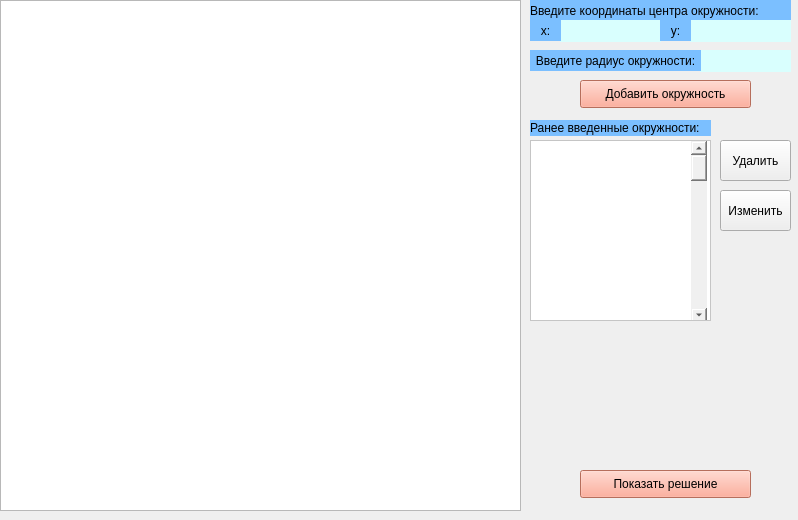
<?xml version="1.0" encoding="UTF-8"?>
<ui version="4.0">
 <class>MainWindow</class>
 <widget class="QMainWindow" name="MainWindow">
  <property name="enabled">
   <bool>true</bool>
  </property>
  <property name="geometry">
   <rect>
    <x>0</x>
    <y>0</y>
    <width>798</width>
    <height>520</height>
   </rect>
  </property>
  <property name="windowTitle">
   <string>Геометрические преобразования</string>
  </property>
  <widget class="QWidget" name="centralwidget">
   <widget class="QLabel" name="label">
    <property name="geometry">
     <rect>
      <x>530</x>
      <y>0</y>
      <width>261</width>
      <height>21</height>
     </rect>
    </property>
    <property name="layoutDirection">
     <enum>Qt::LeftToRight</enum>
    </property>
    <property name="styleSheet">
     <string notr="true">background-color: rgb(123, 191, 255);</string>
    </property>
    <property name="text">
     <string>Введите координаты центра окружности:</string>
    </property>
    <property name="scaledContents">
     <bool>false</bool>
    </property>
    <property name="wordWrap">
     <bool>false</bool>
    </property>
   </widget>
   <widget class="QPushButton" name="pushButton">
    <property name="geometry">
     <rect>
      <x>580</x>
      <y>80</y>
      <width>171</width>
      <height>28</height>
     </rect>
    </property>
    <property name="layoutDirection">
     <enum>Qt::LeftToRight</enum>
    </property>
    <property name="styleSheet">
     <string notr="true">background-color: rgb(255, 154, 129);</string>
    </property>
    <property name="text">
     <string>Добавить окружность</string>
    </property>
   </widget>
   <widget class="QScrollArea" name="scrollArea">
    <property name="geometry">
     <rect>
      <x>530</x>
      <y>140</y>
      <width>181</width>
      <height>181</height>
     </rect>
    </property>
    <property name="layoutDirection">
     <enum>Qt::LeftToRight</enum>
    </property>
    <property name="styleSheet">
     <string notr="true">background-color: rgb(255, 255, 255);</string>
    </property>
    <property name="widgetResizable">
     <bool>true</bool>
    </property>
    <widget class="QWidget" name="scrollAreaWidgetContents">
     <property name="geometry">
      <rect>
       <x>0</x>
       <y>0</y>
       <width>179</width>
       <height>179</height>
      </rect>
     </property>
     <property name="mouseTracking">
      <bool>true</bool>
     </property>
     <widget class="QLabel" name="label_4">
      <property name="geometry">
       <rect>
        <x>0</x>
        <y>0</y>
        <width>181</width>
        <height>611</height>
       </rect>
      </property>
      <property name="layoutDirection">
       <enum>Qt::LeftToRight</enum>
      </property>
      <property name="text">
       <string>TextLabel</string>
      </property>
     </widget>
     <widget class="QScrollBar" name="verticalScrollBar">
      <property name="geometry">
       <rect>
        <x>160</x>
        <y>0</y>
        <width>16</width>
        <height>181</height>
       </rect>
      </property>
      <property name="layoutDirection">
       <enum>Qt::LeftToRight</enum>
      </property>
      <property name="styleSheet">
       <string notr="true">background-color: rgb(240, 240, 240);</string>
      </property>
      <property name="orientation">
       <enum>Qt::Vertical</enum>
      </property>
     </widget>
    </widget>
   </widget>
   <widget class="QLabel" name="label_5">
    <property name="geometry">
     <rect>
      <x>530</x>
      <y>120</y>
      <width>181</width>
      <height>16</height>
     </rect>
    </property>
    <property name="layoutDirection">
     <enum>Qt::LeftToRight</enum>
    </property>
    <property name="styleSheet">
     <string notr="true">background-color: rgb(123, 191, 255);</string>
    </property>
    <property name="text">
     <string>Ранее введенные окружности:</string>
    </property>
   </widget>
   <widget class="QListWidget" name="listWidget">
    <property name="geometry">
     <rect>
      <x>0</x>
      <y>0</y>
      <width>521</width>
      <height>511</height>
     </rect>
    </property>
   </widget>
   <widget class="QLineEdit" name="lineEdit">
    <property name="geometry">
     <rect>
      <x>560</x>
      <y>20</y>
      <width>101</width>
      <height>22</height>
     </rect>
    </property>
    <property name="focusPolicy">
     <enum>Qt::StrongFocus</enum>
    </property>
    <property name="layoutDirection">
     <enum>Qt::LeftToRight</enum>
    </property>
    <property name="styleSheet">
     <string notr="true">background-color: rgb(217, 255, 254);</string>
    </property>
    <property name="frame">
     <bool>false</bool>
    </property>
    <property name="alignment">
     <set>Qt::AlignCenter</set>
    </property>
   </widget>
   <widget class="QLineEdit" name="lineEdit_2">
    <property name="geometry">
     <rect>
      <x>690</x>
      <y>20</y>
      <width>101</width>
      <height>22</height>
     </rect>
    </property>
    <property name="layoutDirection">
     <enum>Qt::LeftToRight</enum>
    </property>
    <property name="styleSheet">
     <string notr="true">background-color: rgb(217, 255, 254);</string>
    </property>
    <property name="frame">
     <bool>false</bool>
    </property>
    <property name="alignment">
     <set>Qt::AlignCenter</set>
    </property>
   </widget>
   <widget class="QLabel" name="label_2">
    <property name="geometry">
     <rect>
      <x>530</x>
      <y>20</y>
      <width>31</width>
      <height>21</height>
     </rect>
    </property>
    <property name="layoutDirection">
     <enum>Qt::LeftToRight</enum>
    </property>
    <property name="styleSheet">
     <string notr="true">background-color: rgb(123, 191, 255);</string>
    </property>
    <property name="text">
     <string>x:</string>
    </property>
    <property name="alignment">
     <set>Qt::AlignCenter</set>
    </property>
   </widget>
   <widget class="QLabel" name="label_3">
    <property name="geometry">
     <rect>
      <x>660</x>
      <y>20</y>
      <width>31</width>
      <height>21</height>
     </rect>
    </property>
    <property name="layoutDirection">
     <enum>Qt::LeftToRight</enum>
    </property>
    <property name="styleSheet">
     <string notr="true">background-color: rgb(123, 191, 255);</string>
    </property>
    <property name="text">
     <string>y:</string>
    </property>
    <property name="alignment">
     <set>Qt::AlignCenter</set>
    </property>
   </widget>
   <widget class="QLineEdit" name="lineEdit_3">
    <property name="geometry">
     <rect>
      <x>700</x>
      <y>50</y>
      <width>91</width>
      <height>22</height>
     </rect>
    </property>
    <property name="layoutDirection">
     <enum>Qt::LeftToRight</enum>
    </property>
    <property name="autoFillBackground">
     <bool>false</bool>
    </property>
    <property name="styleSheet">
     <string notr="true">background-color: rgb(217, 255, 254);</string>
    </property>
    <property name="frame">
     <bool>false</bool>
    </property>
    <property name="alignment">
     <set>Qt::AlignCenter</set>
    </property>
   </widget>
   <widget class="QLabel" name="label_6">
    <property name="geometry">
     <rect>
      <x>530</x>
      <y>50</y>
      <width>171</width>
      <height>21</height>
     </rect>
    </property>
    <property name="layoutDirection">
     <enum>Qt::LeftToRight</enum>
    </property>
    <property name="styleSheet">
     <string notr="true">background-color: rgb(123, 191, 255);</string>
    </property>
    <property name="text">
     <string>Введите радиус окружности:</string>
    </property>
    <property name="alignment">
     <set>Qt::AlignCenter</set>
    </property>
   </widget>
   <widget class="QPushButton" name="pushButton_2">
    <property name="geometry">
     <rect>
      <x>720</x>
      <y>140</y>
      <width>71</width>
      <height>41</height>
     </rect>
    </property>
    <property name="layoutDirection">
     <enum>Qt::LeftToRight</enum>
    </property>
    <property name="text">
     <string>Удалить</string>
    </property>
   </widget>
   <widget class="QPushButton" name="pushButton_3">
    <property name="geometry">
     <rect>
      <x>580</x>
      <y>470</y>
      <width>171</width>
      <height>28</height>
     </rect>
    </property>
    <property name="layoutDirection">
     <enum>Qt::LeftToRight</enum>
    </property>
    <property name="styleSheet">
     <string notr="true">background-color: rgb(255, 154, 129);</string>
    </property>
    <property name="text">
     <string>Показать решение</string>
    </property>
   </widget>
   <widget class="QPushButton" name="pushButton_4">
    <property name="geometry">
     <rect>
      <x>720</x>
      <y>190</y>
      <width>71</width>
      <height>41</height>
     </rect>
    </property>
    <property name="layoutDirection">
     <enum>Qt::LeftToRight</enum>
    </property>
    <property name="text">
     <string>Изменить</string>
    </property>
   </widget>
  </widget>
 </widget>
 <resources/>
 <connections/>
</ui>
